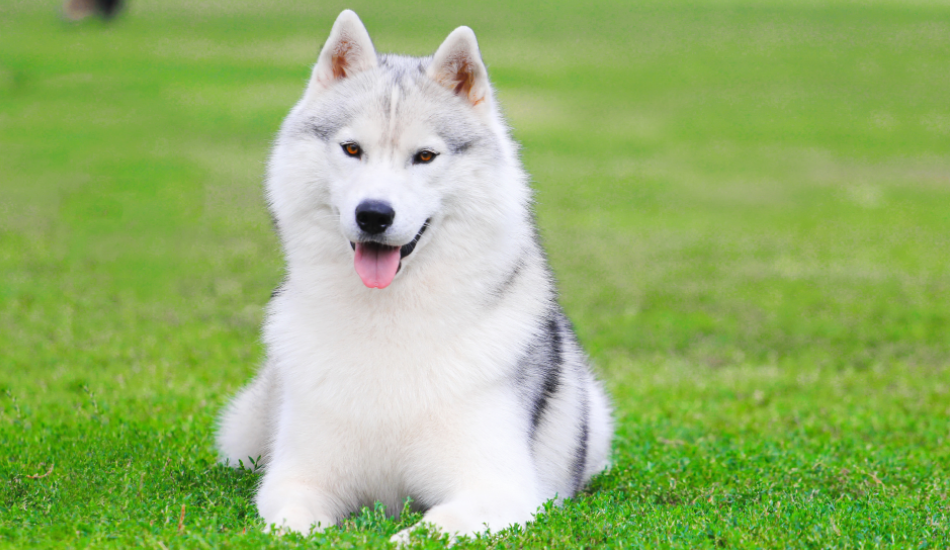
#> input picture EdgeDetection/dogImg.png, 950 x 550 px
$ python edge.py
#> lines starting #> are read from the running program, lines starting #| are printed output that depends on the picture
import cv2
import numpy as np
import matplotlib.pyplot as plt

img = cv2.imread('dogImg.png')
#> img is the input picture: shape (550, 950, 3); mean B, G, R 108.1, 178.8, 149.4
edge = cv2.Canny(img,threshold1=127,threshold2=127)
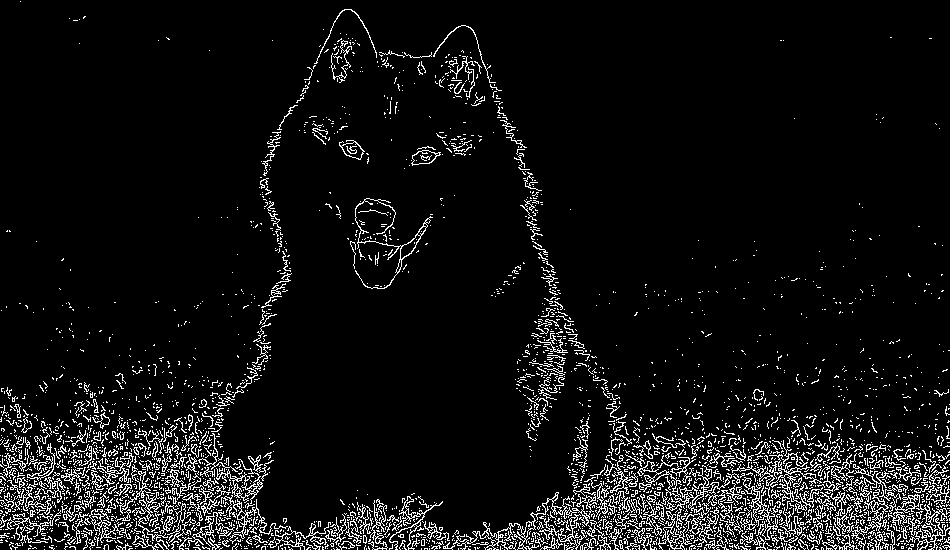
#> edge: shape (550, 950); 6.8% white in thin lines or dots
med_val = np.median(img)
#> med_val = 151

lower = int(max(0,0.7*med_val))
#> lower = 105
upper = int(min(255,1.3*med_val))
#> upper = 196

edge2 = cv2.Canny(img,lower,upper+100)
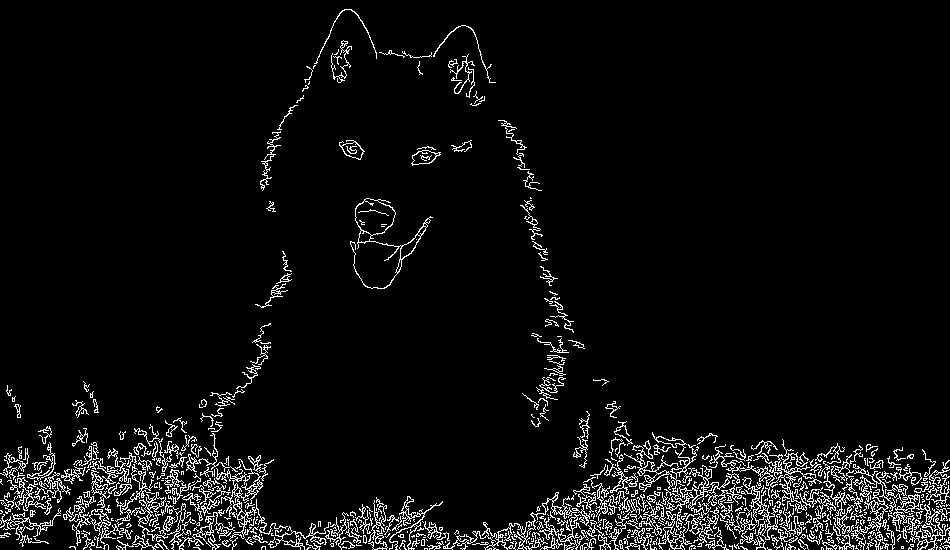
#> edge2: shape (550, 950); 5.3% white in thin lines or dots

blur_img = cv2.blur(edge2,(5,5))
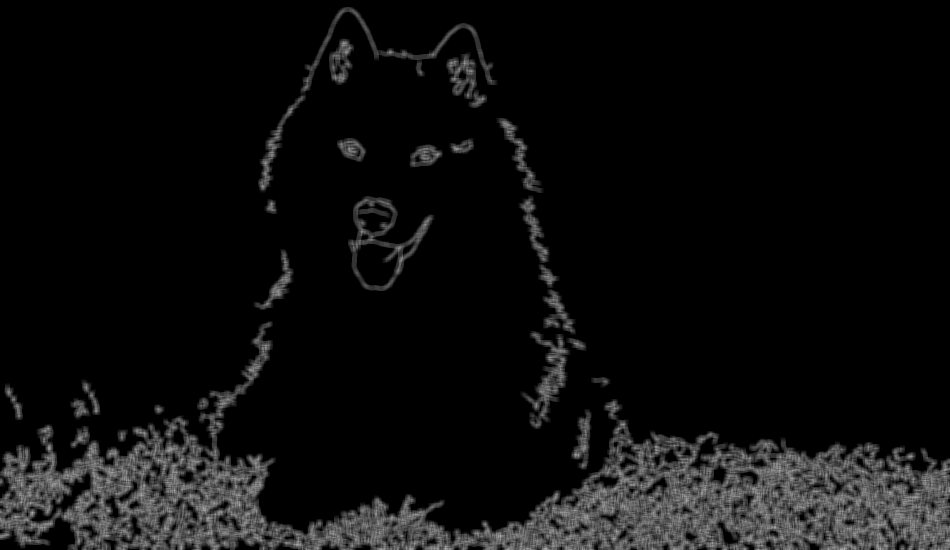
#> blur_img: shape (550, 950); min 0, max 173, mean 13.6

edge3 = cv2.Canny(blur_img,lower,upper+50)
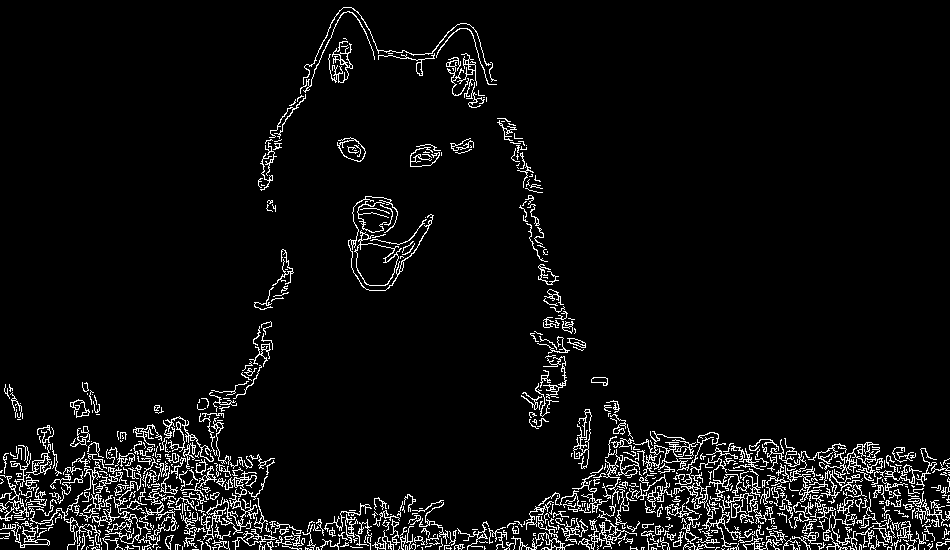
#> edge3: shape (550, 950); 5.6% white in thin lines or dots
plt.imshow(edge3)

plt.show()
